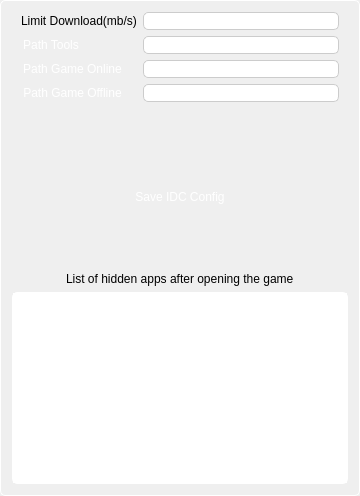
                  <widget class="QFrame" name="frame_10">
                   <property name="minimumSize">
                    <size>
                     <width>260</width>
                     <height>0</height>
                    </size>
                   </property>
                   <property name="styleSheet">
                    <string notr="true">QFrame {                           border: 1px solid #ccc;
                               border-radius: 5px;
                                border-style: solid;
                                border-color: #ffffff;}</string>
                   </property>
                   <property name="frameShape">
                    <enum>QFrame::StyledPanel</enum>
                   </property>
                   <property name="frameShadow">
                    <enum>QFrame::Raised</enum>
                   </property>
                   <layout class="QVBoxLayout" name="verticalLayout_8">
                    <item>
                     <widget class="QFrame" name="frame_17">
                      <property name="styleSheet">
                       <string notr="true">border: 0;</string>
                      </property>
                      <property name="frameShape">
                       <enum>QFrame::StyledPanel</enum>
                      </property>
                      <property name="frameShadow">
                       <enum>QFrame::Raised</enum>
                      </property>
                      <layout class="QFormLayout" name="formLayout">
                       <property name="horizontalSpacing">
                        <number>6</number>
                       </property>
                       <property name="topMargin">
                        <number>0</number>
                       </property>
                       <property name="rightMargin">
                        <number>9</number>
                       </property>
                       <property name="bottomMargin">
                        <number>0</number>
                       </property>
                       <item row="0" column="0">
                        <widget class="QLabel" name="label_13">
                         <property name="styleSheet">
                          <string notr="true">border: 0;
qproperty-alignment: AlignCenter;</string>
                         </property>
                         <property name="text">
                          <string>Limit Download(mb/s)</string>
                         </property>
                        </widget>
                       </item>
                       <item row="0" column="1">
                        <widget class="QLineEdit" name="txtspeeddown">
                         <property name="styleSheet">
                          <string notr="true">border-radius: 5px;
border: 1px solid #ccc;
qproperty-alignment: AlignCenter;</string>
                         </property>
                        </widget>
                       </item>
                       <item row="2" column="1">
                        <widget class="QLineEdit" name="txtpathtools">
                         <property name="styleSheet">
                          <string notr="true">border-radius: 5px;
border: 1px solid #ccc;
qproperty-alignment: AlignCenter;</string>
                         </property>
                        </widget>
                       </item>
                       <item row="3" column="1">
                        <widget class="QLineEdit" name="txtpathgameonline">
                         <property name="styleSheet">
                          <string notr="true">border-radius: 5px;
border: 1px solid #ccc;
qproperty-alignment: AlignCenter;</string>
                         </property>
                        </widget>
                       </item>
                       <item row="2" column="0">
                        <widget class="QPushButton" name="Btntools">
                         <property name="maximumSize">
                          <size>
                           <width>200</width>
                           <height>16777215</height>
                          </size>
                         </property>
                         <property name="font">
                          <font>
                           <weight>50</weight>
                           <bold>false</bold>
                          </font>
                         </property>
                         <property name="styleSheet">
                          <string notr="true">QPushButton
{
text-align: center;
color: rgb(255, 255, 255);
background:transparent;
border-radius: 5px;
padding: 2px;
}
QPushButton:hover
{
	background-color: rgba(0, 172, 252, 50);
}
QPushButton:pressed
{  
	background-color: rgba(0, 120, 252, 150);
    border-style: inset;
    border-width: 2px;

}
</string>
                         </property>
                         <property name="text">
                          <string>Path Tools</string>
                         </property>
                         <property name="icon">
                          <iconset>
                           <normaloff>icons/done.png</normaloff>icons/done.png</iconset>
                         </property>
                        </widget>
                       </item>
                       <item row="3" column="0">
                        <widget class="QPushButton" name="Btn_pathGameonline">
                         <property name="maximumSize">
                          <size>
                           <width>200</width>
                           <height>16777215</height>
                          </size>
                         </property>
                         <property name="font">
                          <font>
                           <weight>50</weight>
                           <bold>false</bold>
                          </font>
                         </property>
                         <property name="styleSheet">
                          <string notr="true">QPushButton
{
text-align: center;
color: rgb(255, 255, 255);
background:transparent;
border-radius: 5px;
padding: 2px;
}
QPushButton:hover
{
	background-color: rgba(0, 172, 252, 50);
}
QPushButton:pressed
{  
	background-color: rgba(0, 120, 252, 150);
    border-style: inset;
    border-width: 2px;

}
</string>
                         </property>
                         <property name="text">
                          <string>Path Game Online</string>
                         </property>
                         <property name="icon">
                          <iconset>
                           <normaloff>icons/done.png</normaloff>icons/done.png</iconset>
                         </property>
                        </widget>
                       </item>
                       <item row="4" column="0">
                        <widget class="QPushButton" name="Btn_pathGameoffline">
                         <property name="maximumSize">
                          <size>
                           <width>200</width>
                           <height>16777215</height>
                          </size>
                         </property>
                         <property name="font">
                          <font>
                           <weight>50</weight>
                           <bold>false</bold>
                          </font>
                         </property>
                         <property name="styleSheet">
                          <string notr="true">QPushButton
{
text-align: center;
color: rgb(255, 255, 255);
background:transparent;
border-radius: 5px;
padding: 2px;
}
QPushButton:hover
{
	background-color: rgba(0, 172, 252, 50);
}
QPushButton:pressed
{  
	background-color: rgba(0, 120, 252, 150);
    border-style: inset;
    border-width: 2px;

}
</string>
                         </property>
                         <property name="text">
                          <string>Path Game Offline</string>
                         </property>
                         <property name="icon">
                          <iconset>
                           <normaloff>icons/done.png</normaloff>icons/done.png</iconset>
                         </property>
                        </widget>
                       </item>
                       <item row="4" column="1">
                        <widget class="QLineEdit" name="txtpathgameoffline">
                         <property name="styleSheet">
                          <string notr="true">border-radius: 5px;
border: 1px solid #ccc;
qproperty-alignment: AlignCenter;</string>
                         </property>
                         <property name="text">
                          <string/>
                         </property>
                        </widget>
                       </item>
                      </layout>
                     </widget>
                    </item>
                    <item>
                     <spacer name="verticalSpacer_5">
                      <property name="orientation">
                       <enum>Qt::Vertical</enum>
                      </property>
                      <property name="sizeHint" stdset="0">
                       <size>
                        <width>20</width>
                        <height>40</height>
                       </size>
                      </property>
                     </spacer>
                    </item>
                    <item>
                     <spacer name="verticalSpacer_2">
                      <property name="orientation">
                       <enum>Qt::Vertical</enum>
                      </property>
                      <property name="sizeHint" stdset="0">
                       <size>
                        <width>20</width>
                        <height>40</height>
                       </size>
                      </property>
                     </spacer>
                    </item>
                    <item alignment="Qt::AlignHCenter">
                     <widget class="QPushButton" name="savedesign_2">
                      <property name="maximumSize">
                       <size>
                        <width>200</width>
                        <height>16777215</height>
                       </size>
                      </property>
                      <property name="font">
                       <font>
                        <weight>50</weight>
                        <bold>false</bold>
                       </font>
                      </property>
                      <property name="styleSheet">
                       <string notr="true">QPushButton
{
text-align: center;
color: rgb(255, 255, 255);
background:transparent;
border-radius: 5px;
padding: 2px;
}
QPushButton:hover
{
	background-color: rgba(0, 172, 252, 50);
}
QPushButton:pressed
{  
	background-color: rgba(0, 120, 252, 150);
    border-style: inset;
    border-width: 2px;

}
</string>
                      </property>
                      <property name="text">
                       <string>Save IDC Config</string>
                      </property>
                      <property name="icon">
                       <iconset>
                        <normaloff>icons/done.png</normaloff>icons/done.png</iconset>
                      </property>
                     </widget>
                    </item>
                    <item>
                     <spacer name="horizontalSpacer_5">
                      <property name="orientation">
                       <enum>Qt::Horizontal</enum>
                      </property>
                      <property name="sizeHint" stdset="0">
                       <size>
                        <width>336</width>
                        <height>20</height>
                       </size>
                      </property>
                     </spacer>
                    </item>
                    <item>
                     <spacer name="verticalSpacer_7">
                      <property name="orientation">
                       <enum>Qt::Vertical</enum>
                      </property>
                      <property name="sizeHint" stdset="0">
                       <size>
                        <width>20</width>
                        <height>40</height>
                       </size>
                      </property>
                     </spacer>
                    </item>
                    <item alignment="Qt::AlignHCenter">
                     <widget class="QLabel" name="label_8">
                      <property name="maximumSize">
                       <size>
                        <width>16777215</width>
                        <height>16777215</height>
                       </size>
                      </property>
                      <property name="styleSheet">
                       <string notr="true">border: 0;
qproperty-alignment: AlignCenter;</string>
                      </property>
                      <property name="text">
                       <string>List of hidden apps after opening the game</string>
                      </property>
                     </widget>
                    </item>
                    <item>
                     <widget class="QTableView" name="tableViewhidesoft">
                      <property name="minimumSize">
                       <size>
                        <width>0</width>
                        <height>180</height>
                       </size>
                      </property>
                      <property name="styleSheet">
                       <string notr="true">QHeaderView::section {
	background-color: rgb(0, 0, 0);
    border: none;
    height: 32px;
}
QTableView{
            border: 1px solid white;
        }
      </string>
                      </property>
                     </widget>
                    </item>
                   </layout>
                  </widget>
